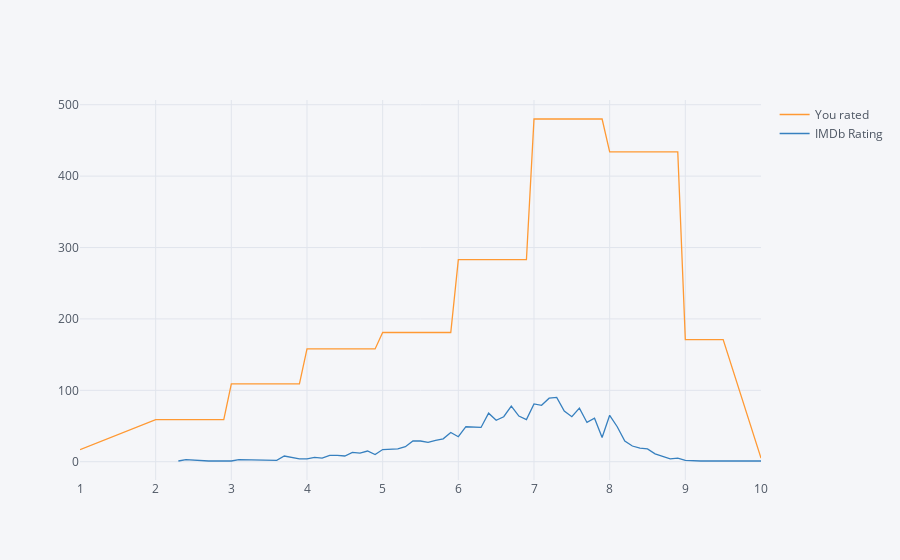

Notebook code for this chart:
### Code cell
df[['You rated','IMDb Rating']].apply(pd.Series.value_counts).ffill().iplot()

### Figure 1 — Plotly figure (JSON) as saved in the notebook; plotly's stock layout.template omitted (floating-point values rounded to 4 significant figures)
{"data": [{"line": {"color": "rgba(255, 153, 51, 1.0)", "dash": "solid", "width": 1.3}, "mode": "lines", "name": "You rated", "text": "", "type": "scatter", "x": [1, 2, 2.3, 2.4, 2.7, 2.8, 2.9, 3, 3.1, 3.2, 3.3, 3.4, 3.5, 3.6, 3.7, 3.8, 3.9, 4, 4.1, 4.2, 4.3, 4.4, 4.5, 4.6, 4.7, 4.8, 4.9, 5, 5.1, 5.2, 5.3, 5.4, 5.5, 5.6, 5.7, 5.8, 5.9, 6, 6.1, 6.2, 6.3, 6.4, 6.5, 6.6, 6.7, 6.8, 6.9, 7, 7.1, 7.2, 7.3, 7.4, 7.5, 7.6, 7.7, 7.8, 7.9, 8, 8.1, 8.2, 8.3, 8.4, 8.5, 8.6, 8.7, 8.8, 8.9, 9, 9.2, 9.3, 9.5, 10], "y": [17, 59, 59, 59, 59, 59, 59, 109, 109, 109, 109, 109, 109, 109, 109, 109, 109, 158, 158, 158, 158, 158, 158, 158, 158, 158, 158, 181, 181, 181, 181, 181, 181, 181, 181, 181, 181, 283, 283, 283, 283, 283, 283, 283, 283, 283, 283, 480, 480, 480, 480, 480, 480, 480, 480, 480, 480, 434, 434, 434, 434, 434, 434, 434, 434, 434, 434, 171, 171, 171, 171, 5]}, {"line": {"color": "rgba(55, 128, 191, 1.0)", "dash": "solid", "width": 1.3}, "mode": "lines", "name": "IMDb Rating", "text": "", "type": "scatter", "x": [1, 2, 2.3, 2.4, 2.7, 2.8, 2.9, 3, 3.1, 3.2, 3.3, 3.4, 3.5, 3.6, 3.7, 3.8, 3.9, 4, 4.1, 4.2, 4.3, 4.4, 4.5, 4.6, 4.7, 4.8, 4.9, 5, 5.1, 5.2, 5.3, 5.4, 5.5, 5.6, 5.7, 5.8, 5.9, 6, 6.1, 6.2, 6.3, 6.4, 6.5, 6.6, 6.7, 6.8, 6.9, 7, 7.1, 7.2, 7.3, 7.4, 7.5, 7.6, 7.7, 7.8, 7.9, 8, 8.1, 8.2, 8.3, 8.4, 8.5, 8.6, 8.7, 8.8, 8.9, 9, 9.2, 9.3, 9.5, 10], "y": ["", "", 1, 3, 1, 1, 1, 1, 3, 3, 3, 3, 2, 2, 8, 6, 4, 4, 6, 5, 9, 9, 8, 13, 12, 15, 10, 17, 17, 18, 21, 29, 29, 27, 30, 32, 41, 35, 49, 48, 48, 68, 58, 63, 78, 64, 59, 81, 79, 89, 90, 71, 63, 75, 55, 61, 34, 65, 49, 29, 22, 19, 18, 11, 7, 4, 5, 2, 1, 1, 1, 1]}], "layout": {"legend": {"bgcolor": "#F5F6F9", "font": {"color": "#4D5663"}}, "paper_bgcolor": "#F5F6F9", "plot_bgcolor": "#F5F6F9", "titlefont": {"color": "#4D5663"}, "xaxis1": {"gridcolor": "#E1E5ED", "showgrid": true, "tickfont": {"color": "#4D5663"}, "title": "", "titlefont": {"color": "#4D5663"}, "zerolinecolor": "#E1E5ED"}, "yaxis1": {"gridcolor": "#E1E5ED", "showgrid": true, "tickfont": {"color": "#4D5663"}, "title": "", "titlefont": {"color": "#4D5663"}, "zerolinecolor": "#E1E5ED"}}}
